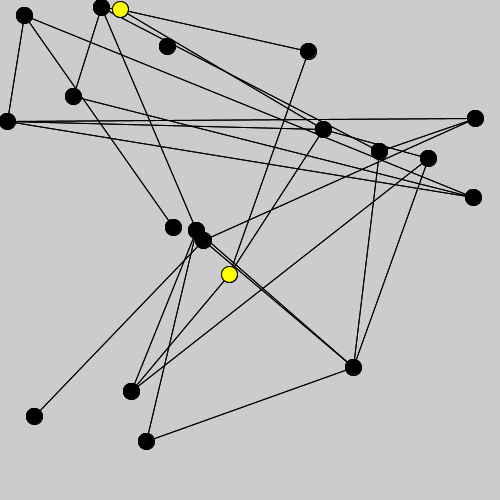
Frame 1 (no input)
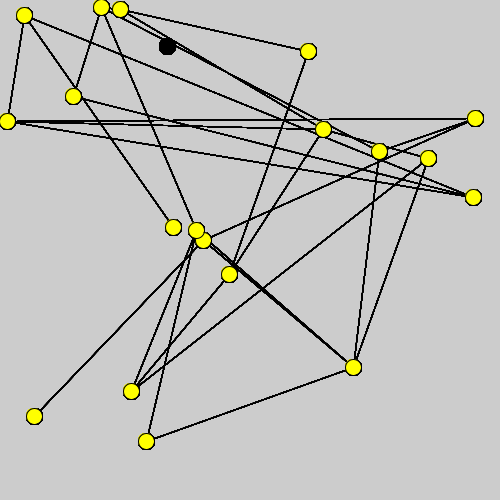
Frame 60 (the mouse pressed at the canvas centre just before this capture)
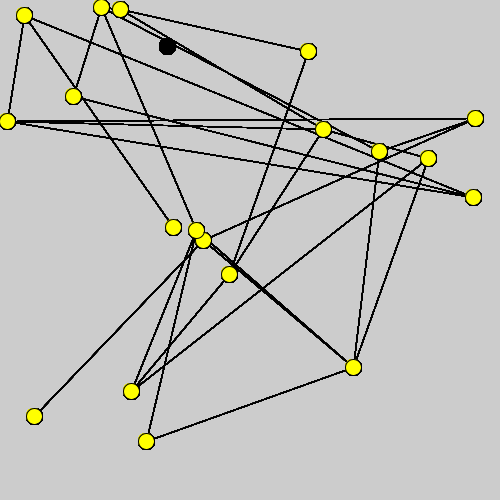
Frame 120 (the mouse held since frame 60 and released just before this capture)

The Processing sketch that drew these frames (run headless with seeded random() and noise(); from frame 60 on, the mouse is pressed at the canvas centre):

// Processing sketch: PingPongNet03
// ── PingPongNet03.pde
// Network of activations
//-//////////////////////

class Node {
  boolean is_active=false; //State of node, initialisation in definition place
  boolean will_be_act=false; //Future state of the node. Internal use only.
  int visX,visY; //Spatial position of the node. For visualisation only!
}

final int   NUMBER_OF_NODES=20;   //We need some nodes
final float CONNECTION_PROB=0.13; //And we have to choose which of them are connected.

Node[]  nodes=new Node[NUMBER_OF_NODES];
int[][] connections=new int[NUMBER_OF_NODES][NUMBER_OF_NODES];

void setup()
{
  size(500,500);
  frameRate(5);
  initNodes();
  initConnections();
  viewConnections();
  viewNodes();
}

void draw()
{
  changeStates();
  viewConnections();
  viewNodes();
}

void initNodes()
{
  for(int i=0;i<NUMBER_OF_NODES;i++)
  {
    nodes[i]=new Node(); //State was set during construction. 
    nodes[i].visX=(int)random(width);
    nodes[i].visY=(int)random(height);
  }
  
  int a=(int)random(NUMBER_OF_NODES); //Which node will be activated?
  nodes[a].is_active=true;
}

void initConnections()
{
  for(int a=0;a<NUMBER_OF_NODES;a++)
  {
    for(int b=a+1;b<NUMBER_OF_NODES;b++)
    {
      int connected=(random(1.0)<CONNECTION_PROB?1:0); //are a and b connected or not.
      connections[a][b]=connected;
      print(connected,' ');
      connections[b][a]=connected; //The shadow of connection (because they are symmetric)
    }
    println();
  }
}

void viewConnections()
{
  for(int a=0;a<NUMBER_OF_NODES;a++)
  {
    for(int b=a+1;b<NUMBER_OF_NODES;b++)
    {
      int connected=connections[a][b]; //are a and b connected or not.
      if(connected>0)
        line(nodes[a].visX,nodes[a].visY,nodes[b].visX,nodes[b].visY);
    }
  }
}

void viewNodes()
{
  float D=min(width,height)/30; //Visual diameter of node
  
  for(int i=0;i<NUMBER_OF_NODES;i++)
  {
    if(nodes[i].is_active)
      fill(255,255,0); //Active nodes are yellow
    else
      fill(0); //otherwise node are black
      
    circle(nodes[i].visX,nodes[i].visY,D);  
  }
}

void changeStates()
{
  // First we calculate new activations into internal fields.
  for(int i=0;i<NUMBER_OF_NODES;i++)
    if(nodes[i].is_active)
    {
      for(int j=0;j<NUMBER_OF_NODES;j++)
      if(connections[i][j]>0)
         nodes[j].will_be_act=true; //Transfer acctivation
    }
  
  // Then we change states of nodes, and clear internal fields.
  for(int i=0;i<NUMBER_OF_NODES;i++)
  {
    nodes[i].is_active=nodes[i].will_be_act;
    nodes[i].will_be_act=false;
  }
  

}

/// @date 2025-11-13 (https://github.com/borkowsk/bookProcessingEN)
